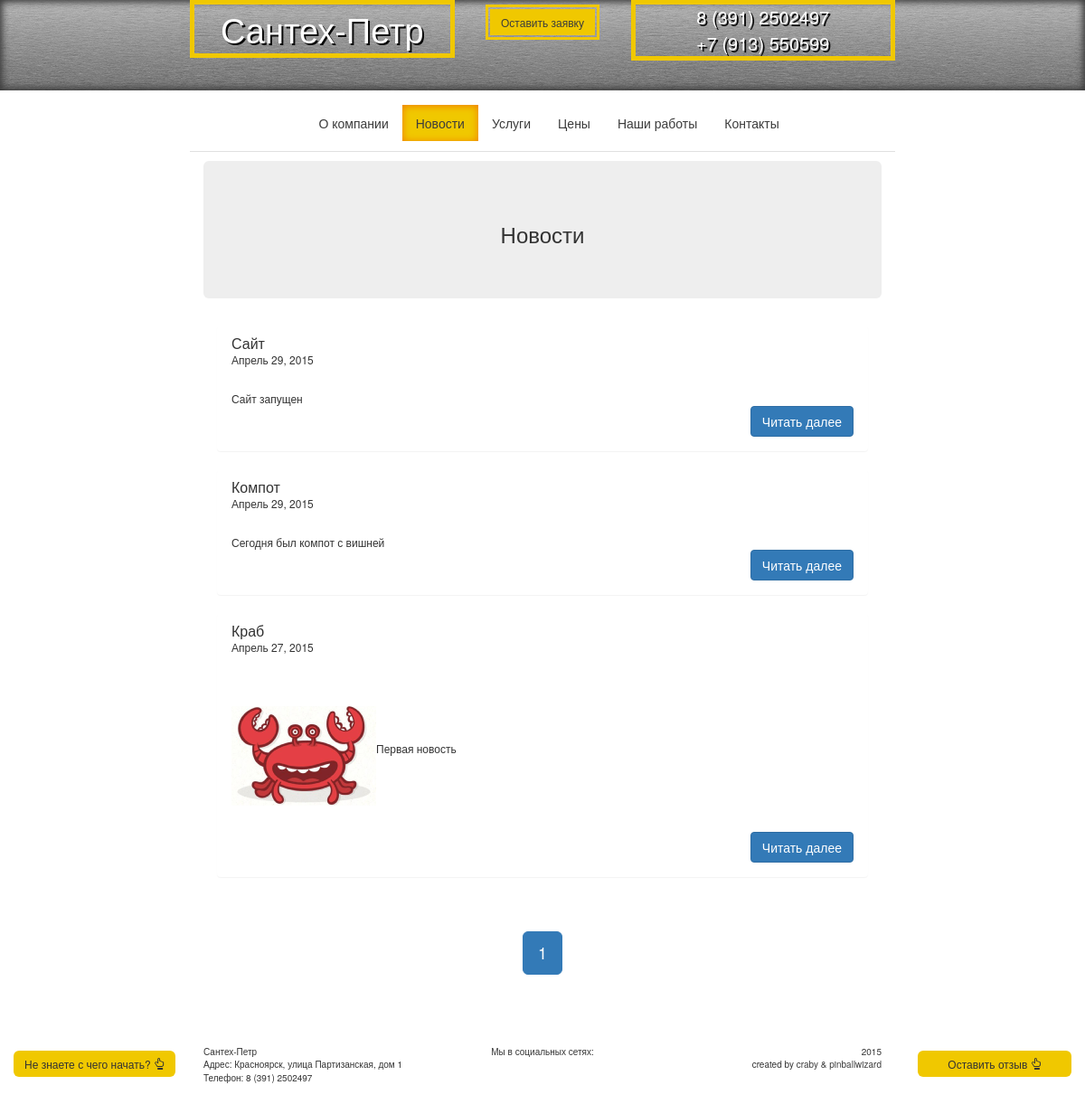
Screenshot of /blog/ with the database file from the repository.
### base/models.py (models this page shows, shortened)
class Office(models.Model):
    MAP_CHOICES = (
        ('yandex#map', 'Схема'),
        ('yandex#satellite', 'Спутник'),
        ('yandex#hybrid', 'Гибрид'),
        ('yandex#publicMap', 'Народная'),
        ('yandex#publicMapHybrid', 'Народная+Гибрид'),
    )
    name = models.CharField("Название компании", max_length=100)
    address = models.CharField("Контактный адресс", max_length=100)
    email = models.EmailField("Контактная почта", max_length=50, blank=True)
    phone1 = models.CharField("Телефон Офис", max_length=15, blank=True)
    phone2 = models.CharField("Телефон Тех.поддержки", max_length=15, blank=True)
    latitude = models.CharField("Широта", max_length=10)
    longitude = models.CharField("Долгота", max_length=10)
    maptype = models.CharField("Тип карты", max_length=30, choices=MAP_CHOICES, default='yandex#map')

class Blog(models.Model):
    name = models.CharField("Название", max_length=50, unique=True)
    pub_date = models.DateField("Время публикации")
    text = models.TextField("Текст", max_length=20000)

### base/views.py (the view)
# urls.py: url(r'^blog/$', views.blog, name='blog'),
def blog(request):
    blog_list = Blog.objects.order_by('-pub_date')
    paginator = Paginator(blog_list, 10)
    if request.GET.get('blog'):
        blog_article = request.GET.get('blog')
        try:
            blogs = Blog.objects.get(pk=blog_article)
        except PageNotAnInteger:
            blogs = paginator.page(1)
        data = {
            'blogs': blogs,
            'widgets': SocialWidget.objects.all(),
            'office': Office.objects.get(pk=1),
        }
        return redirect('blog_article')
    else:
        page = request.GET.get('page')
        try:
            blogs = paginator.page(page)
        except PageNotAnInteger:
            blogs = paginator.page(1)
        except EmptyPage:
            blogs = paginator.page(paginator.num_pages)
    data = {
        'blogs': blogs,
        'widgets': SocialWidget.objects.all(),
        'office': Office.objects.get(pk=1),
        'reviewForm': ReviewForm(),
        'ptext': popover_text,
    }
    return render(request, 'base/blog.html', data)

### base/templates/base/blog.html (shortened to what this page needs)
{% extends "base/template.html" %}
{% load staticfiles %}
{% block body %}
    <div class="jumbotron text-center">
        <h3>Новости</h3>
    </div>
    {% for blog in blogs %}
        <div class="col-md-12">
            <div class="panel">
                <div class="panel-heading">
                    <h2 class="panel-title">{{ blog.name }}</h2>
                    <span class="text-right">{{ blog.pub_date }}</span>
                </div>
                <div class="panel-body">
                    {{ blog.text|safe|truncatewords_html:50 }}
                    <a href="{% url 'blog_article' blog.pk %}">
                        <button class="btn btn-primary pull-right" type="button">Читать далее</button>
                    </a>
                </div>
            </div>
        </div>
    {% endfor %}
    <div class="col-md-12 text-center">
        <div class="pagination">
            <span class="step-links">
                <ul class="pagination pagination-lg">
                    {% for page in blogs.paginator.page_range %}
                        <li {% if page == blogs.number %}class="active"{% endif %}><a href="?page={{ page }}">{{ page }}</a></li>
                    {% endfor %}
                </ul>
            </span>
        </div>
    </div>
{% endblock body %}

### base/templates/base/template.html (shortened to what this page needs)
<!DOCTYPE html>
<html>
<head lang="en">
    {% load staticfiles %}
    <link href="{% static 'base/bootstrap/css/bootstrap.css' %}" rel="stylesheet">
    <link href="{% static 'base/style/mystyle.css' %}" rel="stylesheet">
</head>
<body>
    {% block header %}
        <header class="sm-header">
            <div class="overlay"></div>
            <div class="container">
                <div class="row text-center">
                    <div class="col-md-3 col-md-offset-2 big-square firm-name">
                        {{ office.name }}
                    </div>
                    <div class="col-md-2">
                        <div class="border">
                            <a href="{% url 'contacts' %}">
                                <button class="btn yellow-btn" type="button">Оставить заявку</button>
                            </a>
                        </div>
                    </div>
                    <div class="col-md-3 big-square phone">
                        {{ office.phone1 }} <br>
                        {{ office.phone2 }}
                    </div>
                </div>
            </div>
        </header>
    {% endblock header %}
    <nav class="navbar">
        <div class="container">
            <div class="row">
                <div class="col-md-6 col-md-offset-3">
                    <div class="collapse navbar-collapse" id="myNavbar">
                        <ul class="nav nav-pills nav-justified">
                            <li><a href="{% url 'home' %}"><nobr>О компании</nobr></a></li>
                            <li><a href="{% url 'blog' %}">Новости</a></li>
                            <li><a href="{% url 'services' %}">Услуги</a></li>
                            <li><a href="{% url 'pricing' %}">Цены</a></li>
                            <li><a href="{% url 'reviews' %}"><nobr>Наши работы</nobr></a></li>
                            <li><a href="{% url 'contacts' %}">Контакты</a></li>
                        </ul>
                    </div>
                </div>
            </div>
        </div>
    </nav>
    <div class="container">
        <div class="row">
            <div class="col-md-8 col-md-offset-2 content">
                {% block body %}
                {% endblock body %}
            </div>
        </div>
        <div class="col-md-2 navbar-fixed-bottom">
            <div class="text-center">
                <button type="button" class="yellow-btn btn call-popover float-btn" data-content="{{ ptext }}" data-toggle="popover">
                    Не знаете с чего начать?
                    <span class="glyphicon glyphicon-hand-up" aria-hidden="true"></span>
                </button>
            </div>
        </div>
        <div class="col-md-2 col-md-offset-10 navbar-fixed-bottom">
            <div class="text-center">
                <button type="button" class="yellow-btn btn float-btn" data-toggle="modal" data-target="#reviewModal">
                    Оставить отзыв
                    <span class="glyphicon glyphicon-hand-up" aria-hidden="true"></span>
                </button>
            </div>
        </div>
    </div>
    <footer class="footer">
        <div class="container">
            <div class="row">
                <div class="col-md-3 hidden-xs hidden-sm col-md-offset-2">
                    {{ office.name }}<br>
                    Адрес: {{ office.address }}<br>
                    Телефон: {{ office.phone1 }}
                </div>
                <div class="col-md-2 col-xs-6 text-center">
                    Мы в социальных сетях:<br>
                </div>
                <div class="col-md-3 col-xs-6 hidden-xs hidden-sm text-right">
                    <span>2015<br> created by
                        <a href="https://github.com/craby-c">craby</a> &
                        <a href="https://github.com/pinballwizard">pinballwizard</a>
                    </span>
                </div>
            </div>
        </div>
    </footer>
</body>
</html>

### base/static/base/style/mystyle.css (style rules this page uses)
html { min-height: 100%; position: relative; }
body { height: 100%; width: 100%; margin-bottom: 100px; font-size: 12px; }
header { position: relative; width: 100%; color: #ffffff; text-shadow: #080808 2px 2px; }
.overlay { width: 100%; height: 100%; position: absolute; background:url('../images/bg-head.jpg') repeat 100% 50%; background-attachment: fixed; box-shadow: inset 0 1px 10px #3c3c3c, inset 0 -1px 10px #3c3c3c; }
.sm-header { height:100px; }
nav { margin: 15px 0; font-size: 14px; }
.navbar { min-height: 0; margin-bottom: 10px; }
a, a:hover, a:active { color: #3c3c3c; text-decoration: none; }
.nav-pills>li>a { border-radius: 0; }
.nav-pills>li.active>a, .nav-pills>li.active>a:hover { color: #3c3c3c; background: rgb(240,200,0); border-radius: 0; box-shadow:inset 0 1px 8px rgb(240,120,0); }
.footer { position: absolute; bottom: 0; width: 100%; height: 65px; font-size: 10px; }
.footer>.container, .footer>.container>.row, .footer>.container>.row>div { height: 100%; }
.big-square { border: 5px solid rgb(240,200,0); border-radius: 0; }
.yellow-btn { background: rgb(240,200,0); border-radius: 0; min-width: 100%; font-size: 12px; outline: 0; border: none; white-space: nowrap; }
.border { display: inline-block; border: 3px solid rgb(240,200,0); padding: 2px; margin: 5px; width: auto; }
.content { border-top: 1px solid #e0e0e0; padding-top: 10px; }
.phone { font-size: 20px; }
.firm-name { font-size: 38px; }
.float-btn { margin-bottom: 30px; border-radius: 6px; outline: none; }

### rows the page displays
Office: name "Сантех-Петр", phone1 "8 (391) 2502497", phone2 "+7 (913) 550599", address "Красноярск, улица Партизанская, дом 1"
Blog: name "Сайт", pub_date "Апрель 29, 2015", text "Сайт запущен"
Blog: name "Компот", pub_date "Апрель 29, 2015", text "Сегодня был компот с вишней"
Blog: name "Краб", pub_date "Апрель 27, 2015", text (picture), text "Первая новость"

### other values shown
{{ page }} "1"
